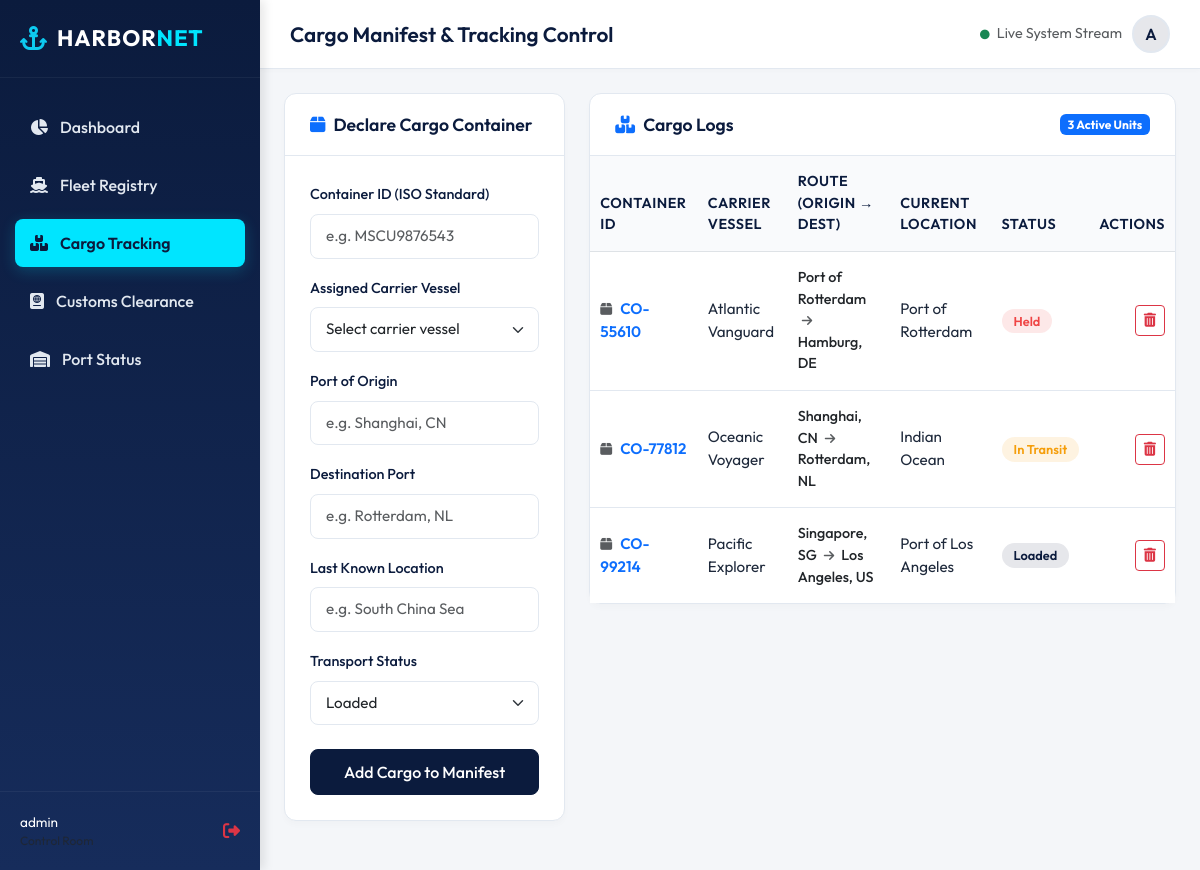
The page /cargo (signed in) on the database its author committed.
### tables this page shows
CREATE TABLE cargo (
        id INTEGER PRIMARY KEY AUTOINCREMENT,
        container_id TEXT UNIQUE NOT NULL,
        vessel_name TEXT NOT NULL,
        origin TEXT NOT NULL,
        destination TEXT NOT NULL,
        current_location TEXT NOT NULL,
        status TEXT NOT NULL
    );

### app.py (the view, shortened to what this page needs)
@app.route('/cargo', methods=['GET', 'POST'])
@login_required
def cargo():
    conn = get_db_connection()
    cargo_list = conn.execute("SELECT * FROM cargo ORDER BY container_id").fetchall()
    vessels_list = conn.execute("SELECT vessel_name, imo_number FROM vessels").fetchall()
    conn.close()
    return render_template('cargo.html', cargo=cargo_list, vessels=vessels_list)

### app.py (called while the page is built)
def get_db_connection():
    conn = sqlite3.connect(DATABASE)
    conn.row_factory = sqlite3.Row
    return conn

def login_required(f):
    from functools import wraps
    @wraps(f)
    def decorated_function(*args, **kwargs):
        if 'user_id' not in session:
            flash("Authorization required. Please authenticate.", "warning")
            return redirect(url_for('login'))
        return f(*args, **kwargs)
    return decorated_function

### templates/cargo.html (shortened to what this page needs)
{% extends 'base.html' %}
{% block page_title %}Cargo Manifest & Tracking Control{% endblock %}
{% block content %}
<div class="row g-4">
    <div class="col-12 col-lg-4">
        <div class="custom-card">
            <div class="custom-card-header">
                <h4 class="custom-card-title"><i class="fa-solid fa-box text-primary me-2"></i>Declare Cargo Container</h4>
            </div>
            <div class="custom-card-body">
                <form action="{{ url_for('cargo') }}" method="POST">
                    <div class="mb-3">
                        <label for="container_id" class="form-label">Container ID (ISO Standard)</label>
                        <input type="text" class="form-control" id="container_id" name="container_id" placeholder="e.g. MSCU9876543" required>
                    </div>
                    <div class="mb-3">
                        <label for="vessel_name" class="form-label">Assigned Carrier Vessel</label>
                        <select class="form-select" id="vessel_name" name="vessel_name" required>
                            <option value="" disabled selected>Select carrier vessel</option>
                        </select>
                    </div>
                    <div class="mb-3">
                        <label for="origin" class="form-label">Port of Origin</label>
                        <input type="text" class="form-control" id="origin" name="origin" placeholder="e.g. Shanghai, CN" required>
                    </div>
                    <div class="mb-3">
                        <label for="destination" class="form-label">Destination Port</label>
                        <input type="text" class="form-control" id="destination" name="destination" placeholder="e.g. Rotterdam, NL" required>
                    </div>
                    <div class="mb-3">
                        <label for="current_location" class="form-label">Last Known Location</label>
                        <input type="text" class="form-control" id="current_location" name="current_location" placeholder="e.g. South China Sea" required>
                    </div>
                    <div class="mb-4">
                        <label for="status" class="form-label">Transport Status</label>
                        <select class="form-select" id="status" name="status" required>
                            <option value="Loaded" selected>Loaded</option>
                        </select>
                    </div>
                    <button type="submit" class="btn btn-primary w-100">Add Cargo to Manifest</button>
                </form>
            </div>
        </div>
    </div>
    <div class="col-12 col-lg-8">
        <div class="custom-card">
            <div class="custom-card-header">
                <h4 class="custom-card-title"><i class="fa-solid fa-boxes-stacked text-primary me-2"></i>Cargo Logs</h4>
                <span class="badge bg-primary">{{ cargo | length }} Active Units</span>
            </div>
            <div class="custom-card-body p-0">
                <div class="table-responsive">
                    <table class="table align-middle">
                        <thead>
                            <tr>
                                <th>Container ID</th>
                                <th>Carrier Vessel</th>
                                <th>Route (Origin &rarr; Dest)</th>
                                <th>Current Location</th>
                                <th>Status</th>
                                <th class="text-end">Actions</th>
                            </tr>
                        </thead>
                        <tbody>
                            {% if cargo %}
                                {% for item in cargo %}
                                <tr>
                                    <td class="fw-semibold text-primary"><i class="fa-solid fa-box text-muted me-2" style="font-size: 0.85rem;"></i>{{ item.container_id }}</td>
                                    <td>{{ item.vessel_name }}</td>
                                    <td>
                                        <div style="font-size: 0.9rem;">
                                            <span class="text-dark fw-medium">{{ item.origin }}</span>
                                            <i class="fa-solid fa-arrow-right mx-1 text-muted" style="font-size: 0.75rem;"></i>
                                            <span class="text-dark fw-medium">{{ item.destination }}</span>
                                        </div>
                                    </td>
                                    <td>{{ item.current_location }}</td>
                                    <td>
                                        {% set clean_status = item.status | lower | replace(' ', '') %}
                                        <span class="badge badge-status status-{{ clean_status }}">
                                            {{ item.status }}
                                        </span>
                                    </td>
                                    <td class="text-end">
                                        <form action="{{ url_for('delete_cargo', cargo_id=item.id) }}" method="POST" style="display:inline;" onsubmit="return confirm('Are you sure you want to remove this cargo unit?');">
                                            <button type="submit" class="btn btn-sm btn-outline-danger" title="Remove Cargo Entry">
                                                <i class="fa-solid fa-trash-can"></i>
                                            </button>
                                        </form>
                                    </td>
                                </tr>
                                {% endfor %}
                            {% else %}
                                <tr>
                                    <td colspan="6" class="text-center py-4 text-muted">No cargo units currently tracked in the database. Declare a container using the entry form.</td>
                                </tr>
                            {% endif %}
                        </tbody>
                    </table>
                </div>
            </div>
        </div>
    </div>
</div>
{% endblock %}

### static/style.css (style rules this page uses)
:root { --primary-color: #0b1b3d; --secondary-color: #162c5b; --accent-color: #00e5ff; --accent-dark: #00b8d4; --bg-light: #f4f6f9; --bg-card: #ffffff; --text-dark: #1e293b; --text-muted: #64748b; --text-light: #e2e8f0; --border-color: #e2e8f0; --success: #10b981; --warning: #f59e0b; --danger: #ef4444; }
body { font-family: 'Outfit', sans-serif; background-color: var(--bg-light); color: var(--text-dark); overflow-x: hidden; margin: 0; padding: 0; }
.custom-card { background: var(--bg-card); border-radius: 12px; border: 1px solid var(--border-color); box-shadow: 0 4px 6px rgba(0, 0, 0, 0.02); margin-bottom: 25px; }
.custom-card-header { padding: 20px 25px; border-bottom: 1px solid var(--border-color); display: flex; justify-content: space-between; align-items: center; background: transparent; }
.custom-card-title { font-size: 1.1rem; font-weight: 600; color: var(--primary-color); margin: 0; }
.custom-card-body { padding: 25px; }
.table { margin-bottom: 0; }
.table th { font-weight: 600; color: var(--primary-color); border-top: none; padding: 15px 10px; background: rgba(244, 246, 249, 0.5); font-size: 0.9rem; text-transform: uppercase; letter-spacing: 0.5px; }
.table td { padding: 15px 10px; vertical-align: middle; color: var(--text-dark); font-size: 0.95rem; border-bottom: 1px solid var(--border-color); }
.table tbody tr:last-child td { border-bottom: none; }
.badge-status { font-size: 0.8rem; font-weight: 600; padding: 6px 12px; border-radius: 50px; }
.status-pending, .status-intransit { background-color: rgba(245, 158, 11, 0.12); color: var(--warning); }
.status-rejected, .status-held, .status-suspended { background-color: rgba(239, 68, 68, 0.12); color: var(--danger); }
.status-anchored, .status-maintenance, .status-loaded { background-color: rgba(11, 27, 61, 0.1); color: var(--primary-color); }
.form-label { font-weight: 500; color: var(--primary-color); font-size: 0.9rem; margin-bottom: 8px; }
.form-control, .form-select { border-radius: 8px; border: 1px solid var(--border-color); padding: 10px 15px; font-size: 0.95rem; transition: all 0.2s ease-in-out; }
.btn-primary { background-color: var(--primary-color); border-color: var(--primary-color); padding: 10px 20px; font-weight: 500; border-radius: 8px; transition: all 0.2s; }

### rows shown on the page
cargo: container_id "CO-55610", vessel_name "Atlantic Vanguard", origin "Port of Rotterdam", destination "Hamburg, DE", current_location "Port of Rotterdam", status "Held"
cargo: container_id "CO-77812", vessel_name "Oceanic Voyager", origin "Shanghai, CN", destination "Rotterdam, NL", current_location "Indian Ocean", status "In Transit"
cargo: container_id "CO-99214", vessel_name "Pacific Explorer", origin "Singapore, SG", destination "Los Angeles, US", current_location "Port of Los Angeles", status "Loaded"

### other values the page prints
{{ session.get('username', 'Operator') }} "admin"
{{ session.get('username', 'O')[:1] | upper }} "A"
{{ cargo | length }} "3"
